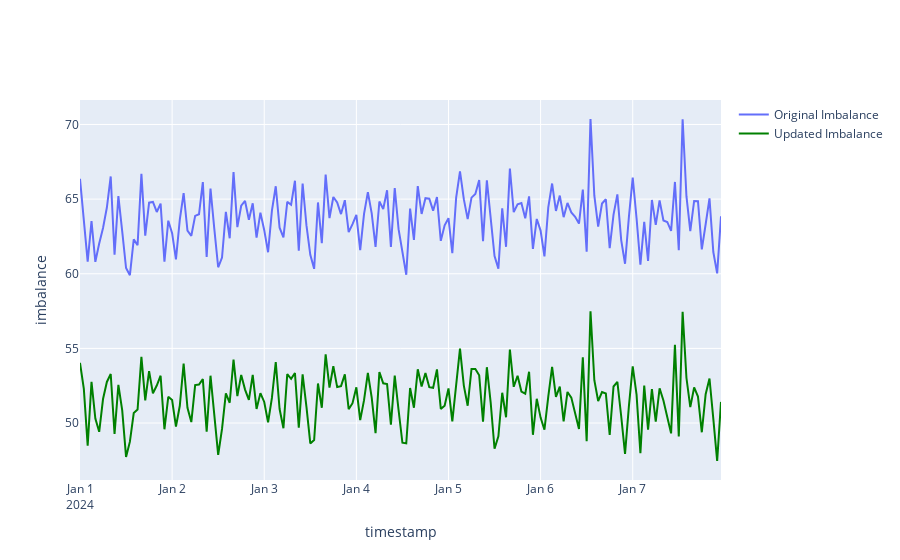

The cell this chart's notebook holds for it:
### Markdown cell above
## Compare Original Grid and Grid After we change the phases of two meters

### Code cell
# Original Data
original_cons_A, original_cons_B, original_cons_C = aggregate_consumption(meters)
original_imbalances = compute_imbalances(original_cons_A, original_cons_B, original_cons_C)
fig_original = px.line(original_imbalances)
# Modify Data
new_meters = copy.deepcopy(meters)
for c in changes:
    id_m = c[0]
    phase_m = c[1]
    new_meters[id_m][1] = phase_m
updated_cons_A, updated_cons_B, updated_cons_C = aggregate_consumption(new_meters)
updated_imbalances = compute_imbalances(updated_cons_A, updated_cons_B, updated_cons_C)
fig_updated = px.line(updated_imbalances)
# Change colors# Customize the colors of the scatter plot
for trace in fig_original.data:
    print(type(trace))
    trace.marker.color = 'blue'
    trace.name = 'Original Imbalance'

# Customize the colors of the line plot
for trace in fig_updated.data:
    trace.line.color = 'green'
    trace.name = 'Updated Imbalance'
fig = go.Figure(data = fig_original.data + fig_updated.data)
fig.update_layout(
    xaxis_title='timestamp',
    yaxis_title='imbalance'
)
fig.show()

### Figure 1 — Plotly figure (JSON) as saved in the notebook; plotly's stock layout.template omitted (floating-point values rounded to 4 significant figures; data arrays with more than 128 entries replaced by an {"elided": "..."} marker saying what was removed)
{"data": [{"hovertemplate": "variable=imbalance<br>timestamp=%{x}<br>value=%{y}<extra></extra>", "legendgroup": "imbalance", "line": {"color": "#636efa", "dash": "solid"}, "marker": {"color": "blue", "symbol": "circle"}, "mode": "lines", "name": "Original Imbalance", "orientation": "v", "showlegend": true, "type": "scatter", "x": {"elided": "168 str values"}, "xaxis": "x", "y": {"elided": "168 float values"}, "yaxis": "y"}, {"hovertemplate": "variable=imbalance<br>timestamp=%{x}<br>value=%{y}<extra></extra>", "legendgroup": "imbalance", "line": {"color": "green", "dash": "solid"}, "marker": {"symbol": "circle"}, "mode": "lines", "name": "Updated Imbalance", "orientation": "v", "showlegend": true, "type": "scatter", "x": {"elided": "168 str values"}, "xaxis": "x", "y": {"elided": "168 float values"}, "yaxis": "y"}], "layout": {"xaxis": {"title": {"text": "timestamp"}}, "yaxis": {"title": {"text": "imbalance"}}}}
